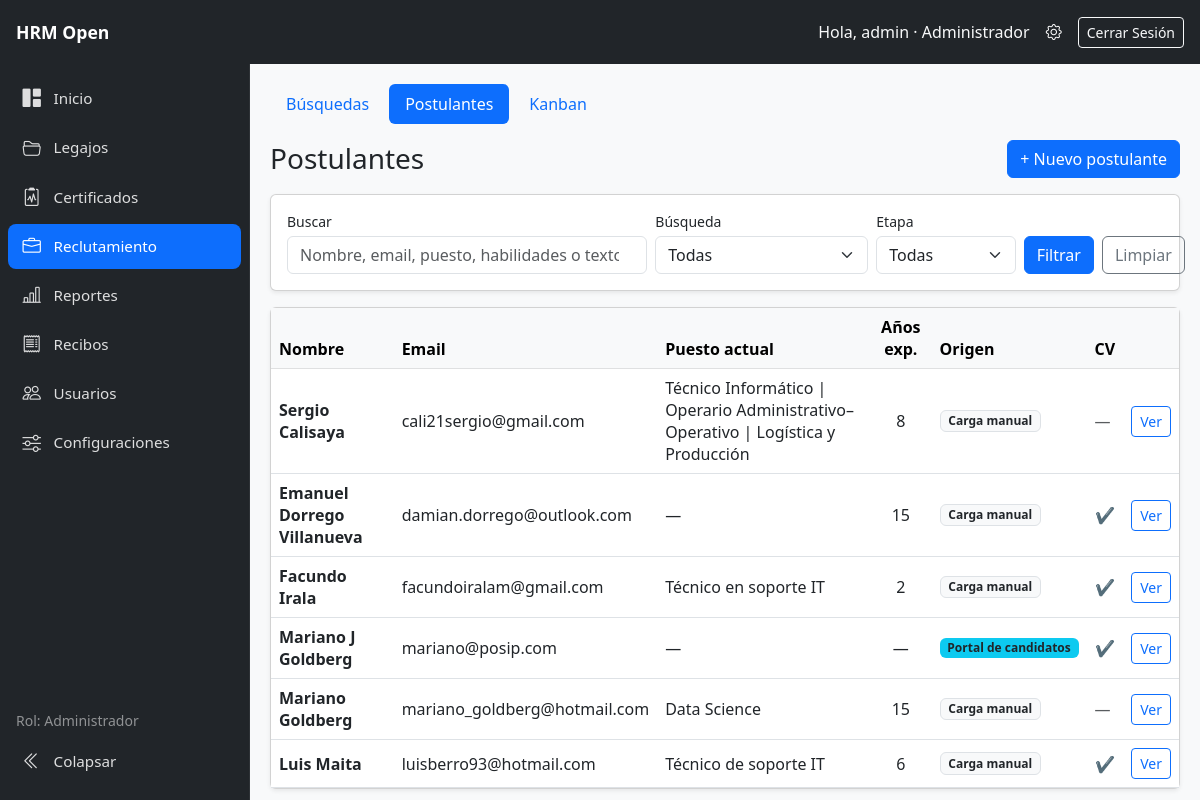
/recruitment/candidates/ (signed in), run on an earlier commit of the app's database.
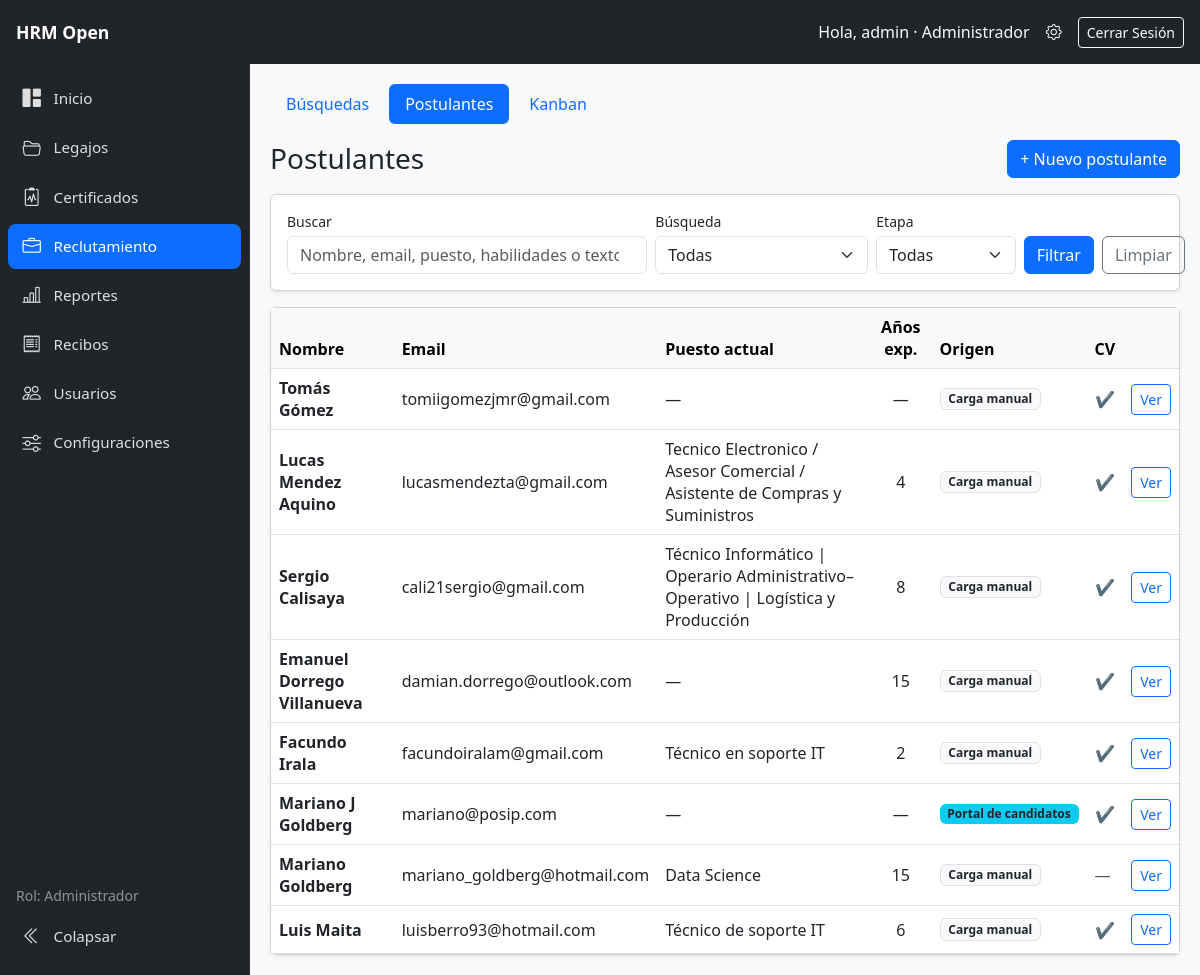
And on a later commit of the database.
### recruitment/models.py (models this page shows)
class Candidate(models.Model):
    class Source(models.TextChoices):
        MANUAL = "manual", "Carga manual"
        PORTAL = "portal", "Portal de candidatos"
    first_name = models.CharField("Nombre", max_length=100)
    last_name = models.CharField("Apellido", max_length=100)
    email = models.EmailField("Email", unique=True)
    phone = models.CharField("Teléfono", max_length=40, blank=True)
    location = models.CharField("Ubicación", max_length=150, blank=True)
    linkedin = models.URLField("LinkedIn", blank=True)
    current_title = models.CharField("Puesto actual", max_length=150, blank=True)
    years_experience = models.PositiveSmallIntegerField("Años de experiencia", null=True, blank=True)
    skills = models.TextField("Habilidades", blank=True)
    education = models.TextField("Formación", blank=True)
    summary = models.TextField("Resumen profesional", blank=True)
    cv_file = models.FileField("CV", upload_to="cvs/%Y/%m/", blank=True)
    cv_text = models.TextField("Texto del CV (para búsquedas)", blank=True)
    source = models.CharField("Origen", max_length=10, choices=Source.choices, default=Source.MANUAL)
    consent_given = models.BooleanField("Consentimiento de datos", default=False)
    created_at = models.DateTimeField(auto_now_add=True)
    updated_at = models.DateTimeField(auto_now=True)
    class Meta:
        ordering = ["-created_at"]
        verbose_name = "postulante"
    def __str__(self):
        return f"{self.first_name} {self.last_name}".strip()

### recruitment/views.py (the view, shortened to what this page needs)
# urls.py: path('candidates/', views.candidate_list, name='candidate_list'),
@role_required(*ALL_ROLES)
def candidate_list(request):
    qs = Candidate.objects.all()
    q = request.GET.get("q", "").strip()
    position = request.GET.get("position", "")
    stage = request.GET.get("stage", "")
    if position:
        qs = qs.filter(applications__position_id=position).distinct()
    if stage:
        qs = qs.filter(applications__stage=stage).distinct()
    return render(request, "recruitment/candidates.html", {
        "candidates": qs[:300],
        "q": q,
        "positions": Position.objects.all(),
        "stages": Application.Stage.choices,
        "sel_position": position,
        "sel_stage": stage,
    })

### accounts/context_processors.py (called while the page is built, shortened)
def role_context(request):
    user = getattr(request, 'user', None)
    return capabilities_for(user)

### accounts/roles.py (called while the page is built)
def get_user_role(user):
    if not getattr(user, 'is_authenticated', False):
        return None
    if user.is_superuser:
        return ROLE_ADMIN
    names = set(user.groups.values_list('name', flat=True))
    for role in ALL_ROLES:
        if role in names:
            return role
    return None

def user_has_role(user, *roles):
    role = get_user_role(user)
    return role in roles

def can_manage_users(user):
    return user_has_role(user, ROLE_ADMIN)

def can_manage_employees(user):
    return user_has_role(user, ROLE_ADMIN, ROLE_OPERATOR)

def can_manage_absences(user):
    return user_has_role(user, ROLE_ADMIN, ROLE_OPERATOR, ROLE_COLLABORATOR)

def can_manage_recruitment(user):
    return user_has_role(user, ROLE_ADMIN, ROLE_OPERATOR)

def can_view_reports(user):
    return user_has_role(user, ROLE_ADMIN, ROLE_OPERATOR)

def can_import_export_employees(user):
    return user_has_role(user, ROLE_ADMIN, ROLE_OPERATOR)

def can_view_payslips(user):
    return user_has_role(user, ROLE_ADMIN, ROLE_OPERATOR, ROLE_COLLABORATOR)

### templates/recruitment/candidates.html (shortened to what this page needs)
﻿{% extends "recruitment/base.html" %}
{% block recruitment_content %}
<div class="d-flex justify-content-between align-items-center mb-3">
  <h1 class="h3 mb-0">Postulantes</h1>
  {% if can_manage_recruitment %}
    <a href="{% url 'recruitment:candidate_create' %}" class="btn btn-primary">+ Nuevo postulante</a>
  {% endif %}
</div>
<form method="get" class="card card-body shadow-sm mb-3">
  <div class="row g-2 align-items-end">
    <div class="col-md-5">
      <label class="form-label small mb-1" for="q">Buscar</label>
      <input type="search" id="q" name="q" value="{{ q }}" class="form-control"
             placeholder="Nombre, email, puesto, habilidades o texto del CV">
    </div>
    <div class="col-md-3">
      <label class="form-label small mb-1" for="position">Búsqueda</label>
      <select id="position" name="position" class="form-select">
        <option value="">Todas</option>
      </select>
    </div>
    <div class="col-md-2">
      <label class="form-label small mb-1" for="stage">Etapa</label>
      <select id="stage" name="stage" class="form-select">
        <option value="">Todas</option>
      </select>
    </div>
    <div class="col-md-2 d-flex gap-2">
      <button class="btn btn-primary w-100" type="submit">Filtrar</button>
      <a href="{% url 'recruitment:candidate_list' %}" class="btn btn-outline-secondary">Limpiar</a>
    </div>
  </div>
</form>
<div class="card shadow-sm">
  <div class="table-responsive">
    <table class="table table-hover align-middle mb-0">
      <thead class="table-light">
        <tr>
          <th>Nombre</th>
          <th>Email</th>
          <th>Puesto actual</th>
          <th class="text-center">Años exp.</th>
          <th>Origen</th>
          <th>CV</th>
          <th></th>
        </tr>
      </thead>
      <tbody>
        {% for c in candidates %}
        <tr>
          <td class="fw-semibold">{{ c }}</td>
          <td>{{ c.email }}</td>
          <td>{{ c.current_title|default:"—" }}</td>
          <td class="text-center">{{ c.years_experience|default:"—" }}</td>
          <td>
            {% if c.source == "portal" %}
              <span class="badge bg-info text-dark">{{ c.get_source_display }}</span>
            {% else %}
              <span class="badge bg-light text-dark border">{{ c.get_source_display }}</span>
            {% endif %}
          </td>
          <td>{% if c.cv_file %}<span class="text-success">✔</span>{% else %}<span class="text-muted">—</span>{% endif %}</td>
          <td class="text-end">
            <a href="{% url 'recruitment:candidate_detail' c.pk %}" class="btn btn-sm btn-outline-primary">Ver</a>
          </td>
        </tr>
        {% empty %}
        <tr><td colspan="7" class="text-center text-muted py-4">No se encontraron postulantes.</td></tr>
        {% endfor %}
      </tbody>
    </table>
  </div>
</div>
{% endblock %}

What changed in the data, as far as the page shows it:
added Candidate: first_name+last_name "Tomás Gómez", email "tomiigomezjmr@gmail.com", current_title "—", years_experience "—", source "Carga manual"
added Candidate: first_name+last_name "Lucas Mendez Aquino", email "lucasmendezta@gmail.com", current_title "Tecnico Electronico / Asesor Comercial / Asistente de Compras y Suministros", years_experience "4", source "Carga manual"
changed Candidate "Sergio Calisaya": cv_file "—" → "✔"
